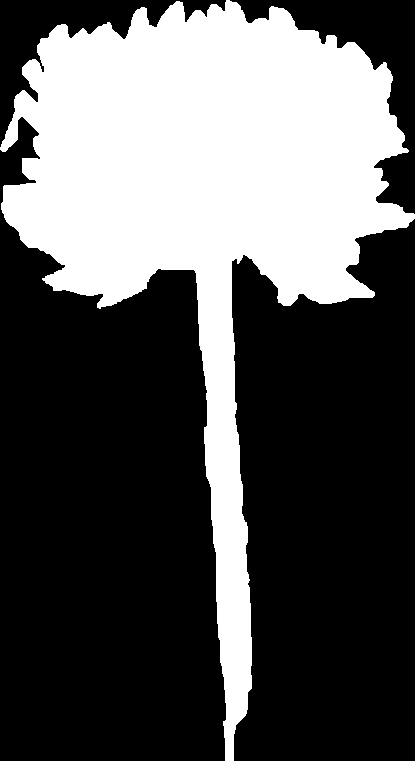
#> input picture design/grass-photo/sil/c015.png, 415 x 761 px, given in place of f020.png, which was not available
$ python export.py
#> lines starting #> are read from the running program, lines starting #| are printed output that depends on the picture; after the words box and inside, x2 and y2 are one past the last pixel; in counts of white or black regions, pixels touching at a corner belong together; pictures that were not available may be replaced by others from this repository, and a replacement may not be noted
#> further down, im is the input picture: PIL image 415x761 L; 34.4% white; 1 white region, box (x1, y1, x2, y2) and area: (0, 0, 415, 761) 108549
# 땅의 풀 — 고른 실루엣(design/grass-photo/sil)을 앱 자료(src/lib/grassPhoto.data.ts)로 내보낸다. 프로젝트 루트에서 부른다.
# 강아지풀은 줄기를 늘린 판(×2.2 — meadow.py의 slender, 디자이너 10-04)을 미리 지어 싣는다. 민들레는 sil에 이미 늘린 줄기가 들어 있다.
# 그림은 키 112px 한 색 알파(벽 1080에서 가장 큰 풀이 53px — 화면 배율 2까지 또렷하게)
import base64, io, json
import numpy as np
from PIL import Image

H_OUT = 112
SP = {'fox': 'f020 f036 f037 f038 f039 f044 f045 f057 f059'.split(),
      'dan': 'd030 d035 d044 d069 d070 d076 d082'.split(),
      'clo': 'c015 c090'.split()}   # 토끼풀 c054 · c073 · c074는 디자이너가 뺐다(10-04)
FOX_STRETCH = 2.2

def slender(im, f):
    """밑에서 올라가며 가는 줄기만 있는 띠를 세로로 늘려 키를 f배로(meadow.py와 같은 식)"""
#> called with f = 2.2
    a = np.array(im) > 127; Hs, Ws = a.shape
#> after `Hs, Ws = a.shape`: Hs = 761; Ws = 415
    def runs(y):
#> called with y = 760
        xs = np.nonzero(a[y])[0]
#> xs = [225, 226, 227, 228, 229, 230, 231, 232, 233]
        return np.split(xs, np.nonzero(np.diff(xs) > 1)[0] + 1) if len(xs) else []
    widths = [len(r) for y in range(Hs - 1, int(Hs * 0.9), -1) for r in runs(y)]
#> widths = 76 values, max 28 at index 72, min 9 at index 0, mean 16.04
    thr = max(3, 3 * float(np.median(widths))) if widths else 4
#> thr = 46.5
    yb = Hs - 1
#> yb = 760
    for y in range(Hs - 1, -1, -1):
        rs = runs(y)
        if rs and max(len(r) for r in rs) > thr: yb = y; break
#> this loop made 464 passes
    zone = Hs - yb; z = min(8.0, 1 + (f - 1) * Hs / max(zone, 1))
#> after `zone = Hs - yb`: zone = 464
#> after `z = min(8.0, 1 + (f - 1) * Hs / max(zone, 1))`: z = 2.97
    top = im.crop((0, 0, Ws, yb)); bot = im.crop((0, yb, Ws, Hs)).resize((Ws, max(1, round(zone * z))), Image.BILINEAR)
#> after `top = im.crop((0, 0, Ws, yb))`:
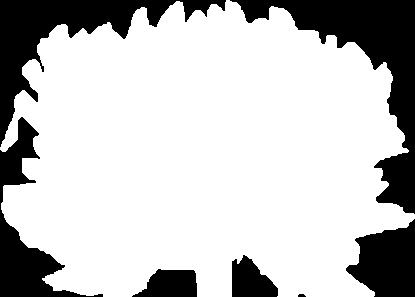
#> top: PIL image 415x297 L; 76.4% white; 7 black regions, largest, box (x1, y1, x2, y2) and area: (230, 0, 415, 214) 10210, (0, 0, 226, 147) 7743, (0, 117, 103, 297) 4788
#> after `bot = im.crop((0, yb, Ws, Hs)).resize((Ws, max(1, round(zone * z))), I`:
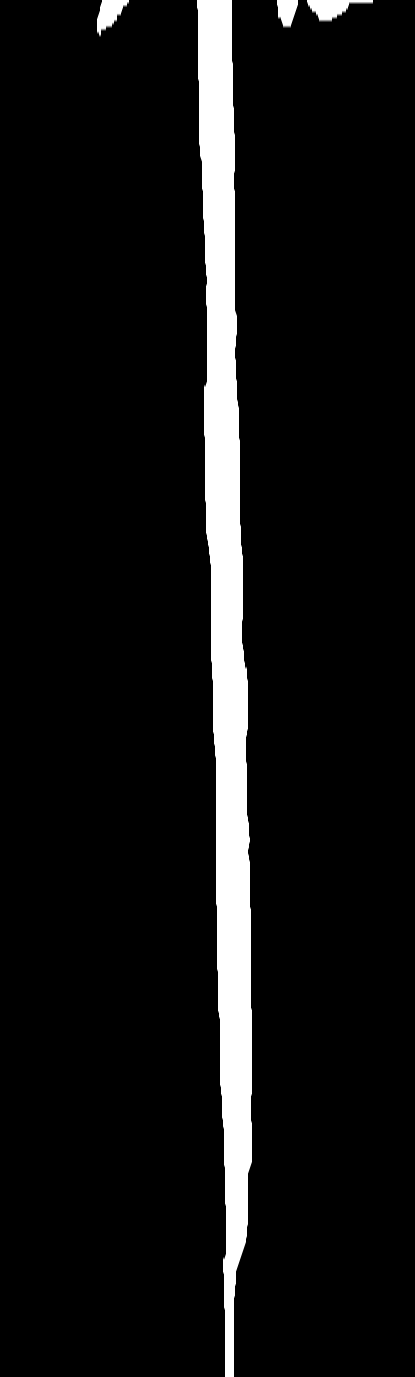
#> bot: PIL image 415x1377 L; min 0, max 255, mean 19.1
    out = Image.new('L', (Ws, top.height + bot.height), 0); out.paste(top, (0, 0)); out.paste(bot, (0, top.height))
#> after `out = Image.new('L', (Ws, top.height + bot.height), 0)`: out: PIL image 415x1674 L; every value is 0
#> after `out.paste(top, (0, 0))`:
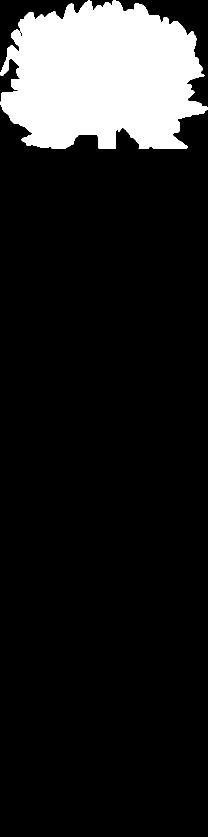
#> out: PIL image 415x1674 L (shown at 1/2 size); 13.5% white; 1 white region, box (x1, y1, x2, y2) and area: (0, 0, 415, 297) 94121
#> after `out.paste(bot, (0, top.height))`:
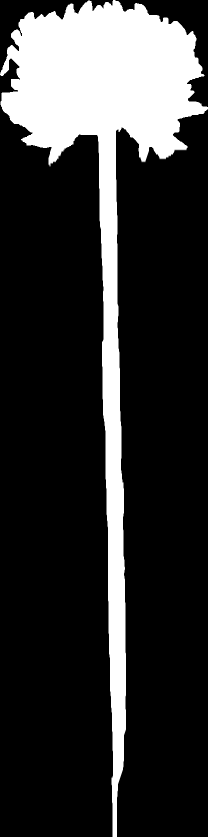
#> out: PIL image 415x1674 L (shown at 1/2 size); min 0, max 255, mean 50.3
    return out

rows = []
for sp, ids in SP.items():
    for k in ids:
        im = Image.open(f'design/grass-photo/sil/{k}.png').convert('L')
        if sp == 'fox': im = slender(im, FOX_STRETCH)
        w = max(1, round(im.width * H_OUT / im.height))
#> w = 28
        im = im.resize((w, H_OUT), Image.LANCZOS)
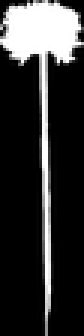
#> im: PIL image 28x112 L (shown 3 times larger); min 0, max 255, mean 50.4
        rgba = Image.new('LA', im.size, 255); rgba.putalpha(im)
#> (the run stopped early here; a loop or call above may not have finished)

$ run again, on design/grass-photo/sil/c090.png
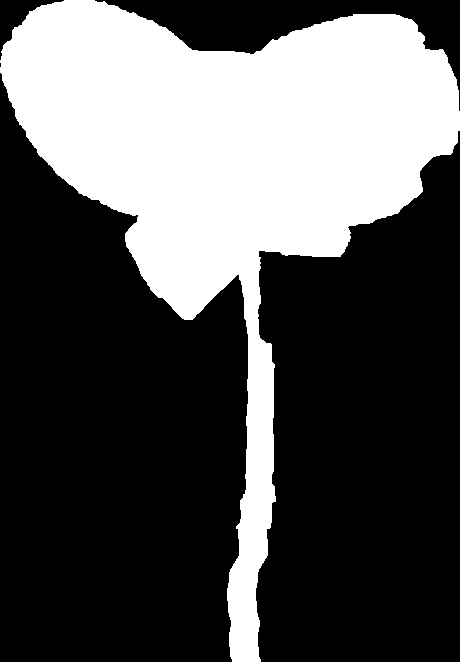
#> input picture design/grass-photo/sil/c090.png, 460 x 662 px, given in place of f020.png, which was not available
#> im is the input picture: PIL image 460x662 L; 33.5% white; 1 white region, box (x1, y1, x2, y2) and area: (0, 0, 460, 662) 101888
#> xs = 29 values from 232 to 260
#> widths = 66 values from 29 to 29
#> thr = 87
#> top: PIL image 460x279 L; 70% white; 6 black regions (2 under 20 px), largest, box (x1, y1, x2, y2) and area: (0, 73, 143, 279) 14364, (259, 131, 460, 279) 11577, (95, 0, 460, 111) 11420, (0, 0, 64, 60) 1116
#> in slender, `bot = im.crop((0, yb, Ws, Hs)).resize((Ws, max(1, round(zone * z))), I`:
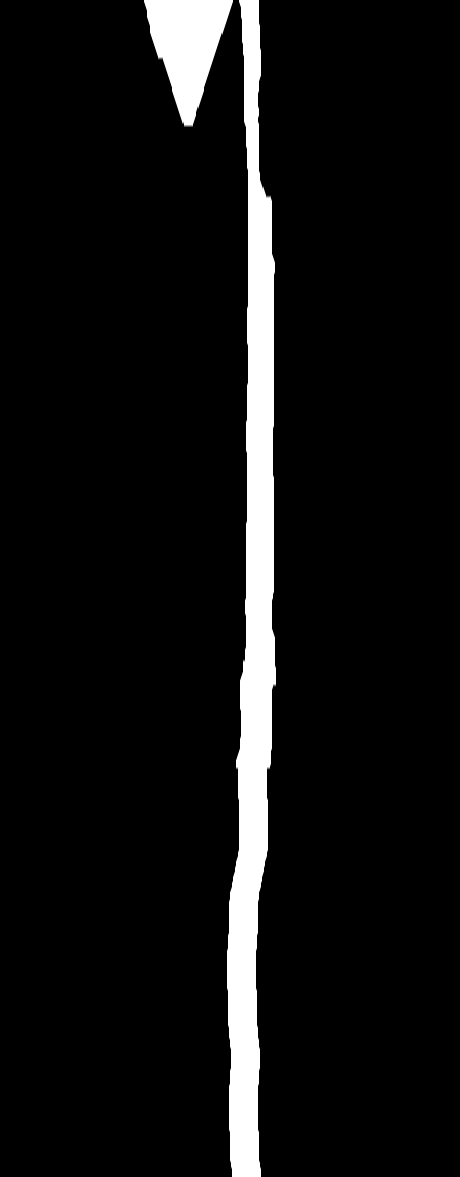
#> bot: PIL image 460x1177 L; min 0, max 255, mean 17.4
#> out: PIL image 460x1456 L; every value is 0
#> out: PIL image 460x1456 L; 13.4% white; 1 white region, box (x1, y1, x2, y2) and area: (0, 0, 460, 279) 89845
#> `im = im.resize((w, H_OUT), Image.LANCZOS)`:
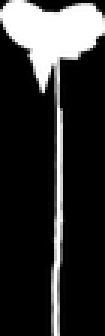
#> im: PIL image 35x112 L (shown 3 times larger); min 0, max 255, mean 48.4

$ run again, on design/grass-photo/sil/d030.png
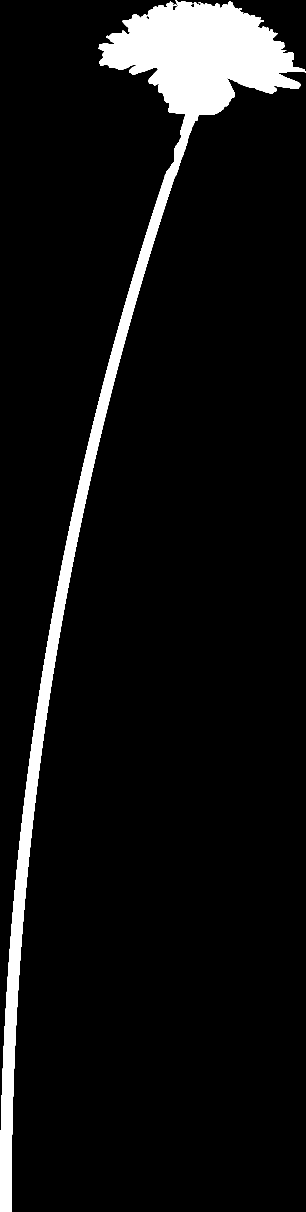
#> input picture design/grass-photo/sil/d030.png, 1222 x 4848 px, given in place of f020.png, which was not available (shown at 1/4 size)
#> im is the input picture: PIL image 1222x4848 L; 7% white; 1 white region, box (x1, y1, x2, y2) and area: (0, 0, 1222, 4848) 414749
#> xs = 45 values from 0 to 44
#> widths = 484 values, max 46 at index 67, min 45 at index 0, mean 45.45
#> thr = 135
#> top: PIL image 1222x454 L; 40.8% white; 1 white region, box (x1, y1, x2, y2) and area: (394, 0, 1222, 454) 226293
#> in slender, `bot = im.crop((0, yb, Ws, Hs)).resize((Ws, max(1, round(zone * z))), I`:
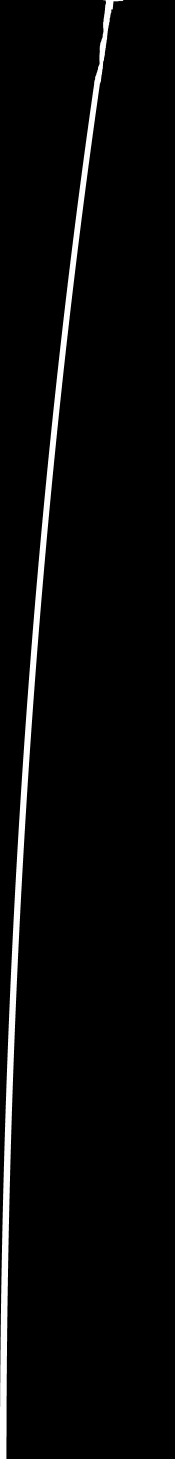
#> bot: PIL image 1222x10212 L (shown at 1/7 size); min 0, max 255, mean 8.9
#> out: PIL image 1222x10666 L; every value is 0
#> in slender, `out.paste(bot, (0, top.height))`:
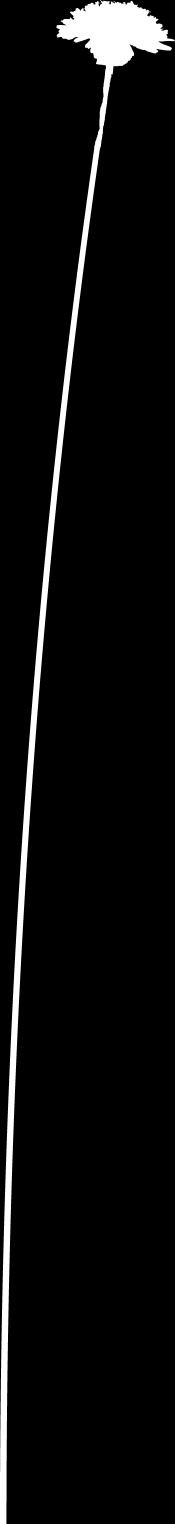
#> out: PIL image 1222x10666 L (shown at 1/7 size); min 0, max 255, mean 13

$ run again, on design/grass-photo/sil/d044.png
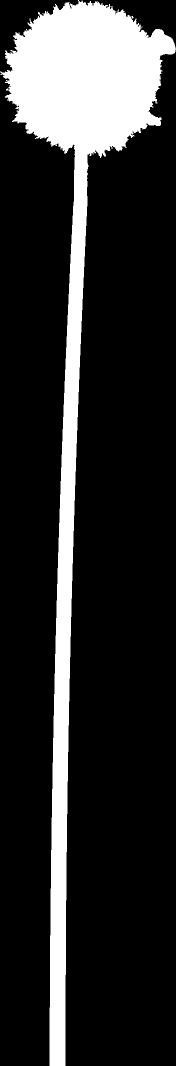
#> input picture design/grass-photo/sil/d044.png, 352 x 2132 px, given in place of f020.png, which was not available (shown at 1/2 size)
#> im is the input picture: PIL image 352x2132 L; 17.3% white; 1 white region, box (x1, y1, x2, y2) and area: (0, 0, 352, 2132) 129668
#> xs = 32 values from 99 to 130
#> widths = 213 values, max 32 at index 0, min 31 at index 117, mean 31.69
#> thr = 96
#> top: PIL image 352x291 L; 71.9% white; 6 black regions (2 under 20 px), largest, box (x1, y1, x2, y2) and area: (250, 99, 352, 291) 8537, (0, 0, 157, 145) 7777, (158, 0, 352, 97) 7058, (0, 145, 103, 291) 5416
#> in slender, `bot = im.crop((0, yb, Ws, Hs)).resize((Ws, max(1, round(zone * z))), I`:
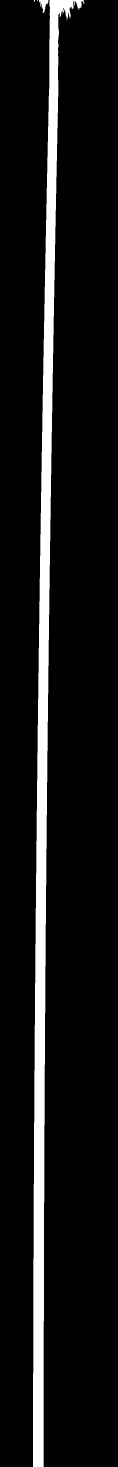
#> bot: PIL image 352x4399 L (shown at 1/3 size); min 0, max 255, mean 22.1
#> out: PIL image 352x4690 L; every value is 0
#> out: PIL image 352x4690 L; 4.5% white; 1 white region, box (x1, y1, x2, y2) and area: (0, 0, 352, 291) 73623
#> in slender, `out.paste(bot, (0, top.height))`:
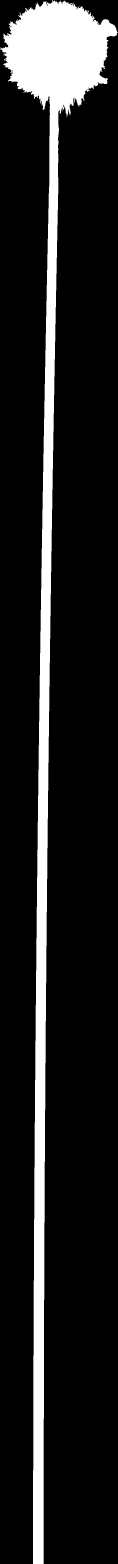
#> out: PIL image 352x4690 L (shown at 1/3 size); min 0, max 255, mean 32.1
